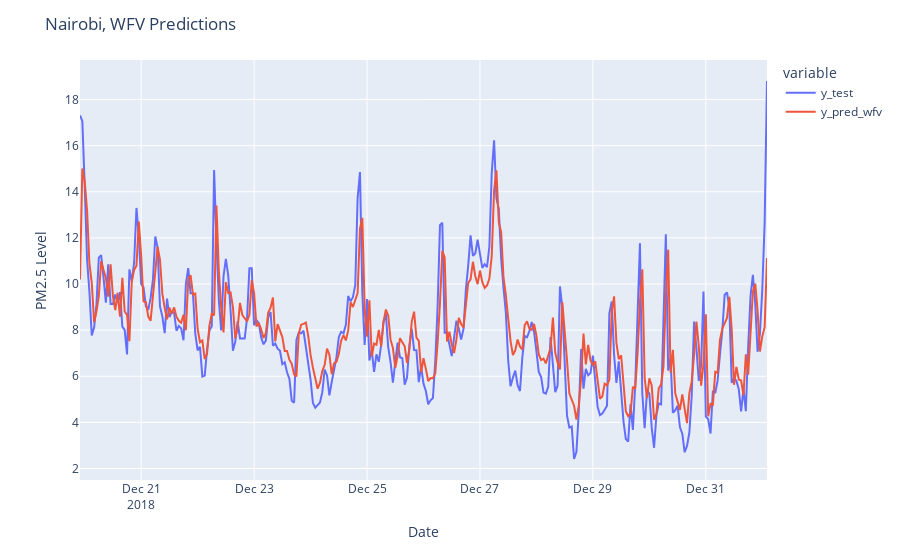

Here is the notebook cell this chart was saved with:
### Markdown cell above
### Communicate Results

### Code cell
df_pred_test = pd.DataFrame(
    {
        "y_test": y_test,
        "y_pred_wfv": y_pred_wfv
    },
    index = y_test.index
)
df_pred_test["y_pred_wfv"] = df_pred_test["y_pred_wfv"].astype(float)
fig = px.line(df_pred_test, labels={"value": "PM2.5"})
fig.update_layout(
    title="Nairobi, WFV Predictions",
    xaxis_title="Date",
    yaxis_title="PM2.5 Level",
)

fig.show()

### Figure 1 — Plotly figure (JSON) as saved in the notebook; plotly's stock layout.template omitted (floating-point values rounded to 4 significant figures; data arrays with more than 128 entries replaced by an {"elided": "..."} marker saying what was removed)
{"data": [{"hovertemplate": "variable=y_test<br>timestamp=%{x}<br>PM2.5=%{y}<extra></extra>", "legendgroup": "y_test", "line": {"color": "#636efa", "dash": "solid"}, "marker": {"symbol": "circle"}, "mode": "lines", "name": "y_test", "orientation": "v", "showlegend": true, "type": "scatter", "x": {"elided": "293 str values"}, "xaxis": "x", "y": {"elided": "293 float values"}, "yaxis": "y"}, {"hovertemplate": "variable=y_pred_wfv<br>timestamp=%{x}<br>PM2.5=%{y}<extra></extra>", "legendgroup": "y_pred_wfv", "line": {"color": "#EF553B", "dash": "solid"}, "marker": {"symbol": "circle"}, "mode": "lines", "name": "y_pred_wfv", "orientation": "v", "showlegend": true, "type": "scatter", "x": {"elided": "293 str values"}, "xaxis": "x", "y": {"elided": "293 float values"}, "yaxis": "y"}], "layout": {"legend": {"title": {"text": "variable"}, "tracegroupgap": 0}, "margin": {"t": 60}, "title": {"text": "Nairobi, WFV Predictions"}, "xaxis": {"anchor": "y", "domain": [0, 1], "title": {"text": "Date"}}, "yaxis": {"anchor": "x", "domain": [0, 1], "title": {"text": "PM2.5 Level"}}}}
